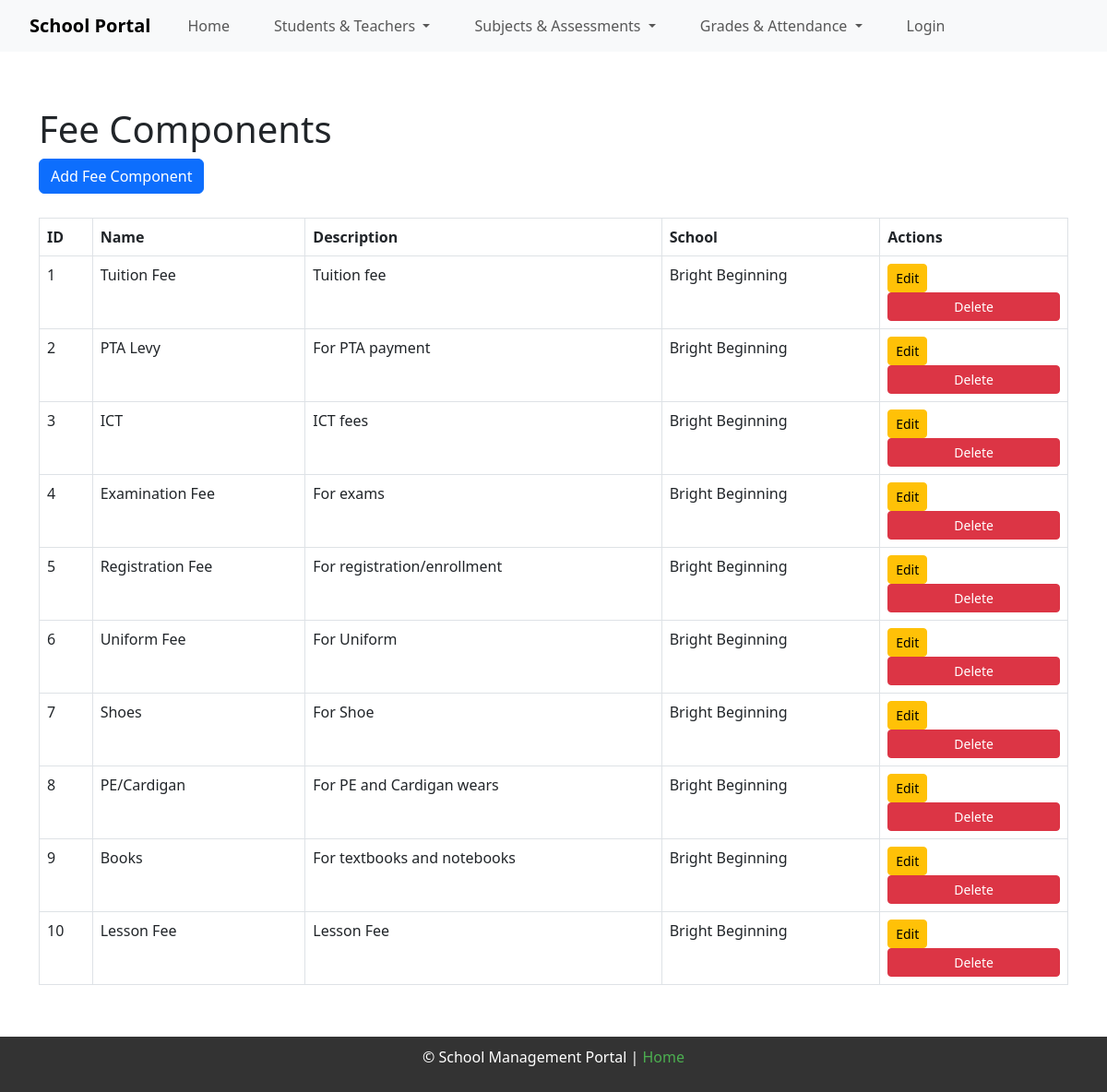
/fee_components, run on the app's committed database.
### models.py (models this page shows)
class FeeComponent(db.Model):
    __tablename__ = 'fee_components'
    id = db.Column(db.Integer, primary_key=True)
    name = db.Column(db.String(100), nullable=False)  # e.g., Tuition Fee, PTA Levy
    description = db.Column(db.Text, nullable=True)   # Optional description of the component
    school_id = db.Column(db.Integer, db.ForeignKey('schools.id'), nullable=False)
    school = db.relationship('School', backref='fee_components')
    class_fees = db.relationship('ClassFeeComponent', backref='fee_component_assoc', lazy=True)

class School(db.Model):
    __tablename__ = 'schools'
    id = db.Column(db.Integer, primary_key=True)
    name = db.Column(db.String(100), unique=True, nullable=False)
    address = db.Column(db.String(255), nullable=True)
    email = db.Column(db.String(100), unique=True, nullable=False)
    phone_number = db.Column(db.String(15), nullable=True)
    website = db.Column(db.String(100), nullable=True)
    users = db.relationship('User', backref='school', lazy=True)
    students = db.relationship('Student', backref='school', lazy=True)
    teachers = db.relationship('Teacher', backref='school', lazy=True)
    classes = db.relationship('Class', backref='school', lazy=True)
    subjects = db.relationship('Subject', backref='school', lazy=True)

### routes.py (the view)
@main.route('/fee_components')
def fee_components():
    components = FeeComponent.query.all()
    return render_template('fee_components.html', components=components)

### __init__.py (called while the page is built)
def create_app():
    app = Flask(__name__)
    app.config.from_object(Config)
    app.config['UPLOAD_FOLDER'] = os.path.join(os.getcwd(), 'static/uploads')
    @app.before_request
    def before_request():
        g.current_user = current_user
    db.init_app(app)
    migrate.init_app(app, db)
    bootstrap.init_app(app)
    login_manager.init_app(app)
    login_manager.login_view = 'main.login'
    app.static_folder ='static'
    app.static_url_path = '/static'
    with app.app_context():
        from . import models
        from .routes import main
        app.register_blueprint(main)
        db.create_all()
    return app

### templates/fee_components.html (shortened to what this page needs)
{% extends "base.html" %}
{% block content %}
    <h1>Fee Components</h1>
    <a href="{{ url_for('main.add_fee_component') }}" class="btn btn-primary mb-3">Add Fee Component</a>
    <table class="table table-bordered">
        <thead>
            <tr>
                <th>ID</th>
                <th>Name</th>
                <th>Description</th>
                <th>School</th>
                <th>Actions</th>
            </tr>
        </thead>
        <tbody>
            {% for component in components %}
                <tr>
                    <td>{{ component.id }}</td>
                    <td>{{ component.name }}</td>
                    <td>{{ component.description }}</td>
                    <td>{{ component.school.name }}</td>
                    <td>
                        <a href="{{ url_for('main.edit_fee_component', id=component.id) }}" class="btn btn-sm btn-warning">Edit</a>
                        <form action="{{ url_for('main.delete_fee_component', id=component.id) }}" method="POST" style="display:inline;">
                            <button type="submit" class="btn btn-sm btn-danger" onclick="return confirm('Are you sure you want to delete this fee component?')">Delete</button>
                        </form>
                    </td>
                </tr>
            {% endfor %}
        </tbody>
    </table>
{% endblock %}

### static/style.css (style rules this page uses)
html, body { margin: 0; padding: 0; height: 100%; font-family: Arial, sans-serif; display: flex; flex-direction: column; }
table { width: 100%; border-collapse: collapse; margin-top: 10px; }
table, th, td { border: 1px solid #ddd; padding: 8px; }
th { background-color: #f2f2f2; font-weight: bold; }
form { margin: 0; }
form button { background-color: #333; color: white; padding: 10px 15px; border: none; border-radius: 4px; cursor: pointer; font-size: 16px; width: 100%; }

### data on the page
FeeComponent: id "1", name "Tuition Fee", description "Tuition fee", school.name "Bright Beginning"
FeeComponent: id "2", name "PTA Levy", description "For PTA payment", school.name "Bright Beginning"
FeeComponent: id "3", name "ICT", description "ICT fees", school.name "Bright Beginning"
FeeComponent: id "4", name "Examination Fee", description "For exams", school.name "Bright Beginning"
FeeComponent: id "5", name "Registration Fee", description "For registration/enrollment", school.name "Bright Beginning"
FeeComponent: id "6", name "Uniform Fee", description "For Uniform", school.name "Bright Beginning"
FeeComponent: id "7", name "Shoes", description "For Shoe", school.name "Bright Beginning"
FeeComponent: id "8", name "PE/Cardigan", description "For PE and Cardigan wears", school.name "Bright Beginning"
FeeComponent: id "9", name "Books", description "For textbooks and notebooks", school.name "Bright Beginning"
FeeComponent: id "10", name "Lesson Fee", description "Lesson Fee", school.name "Bright Beginning"
